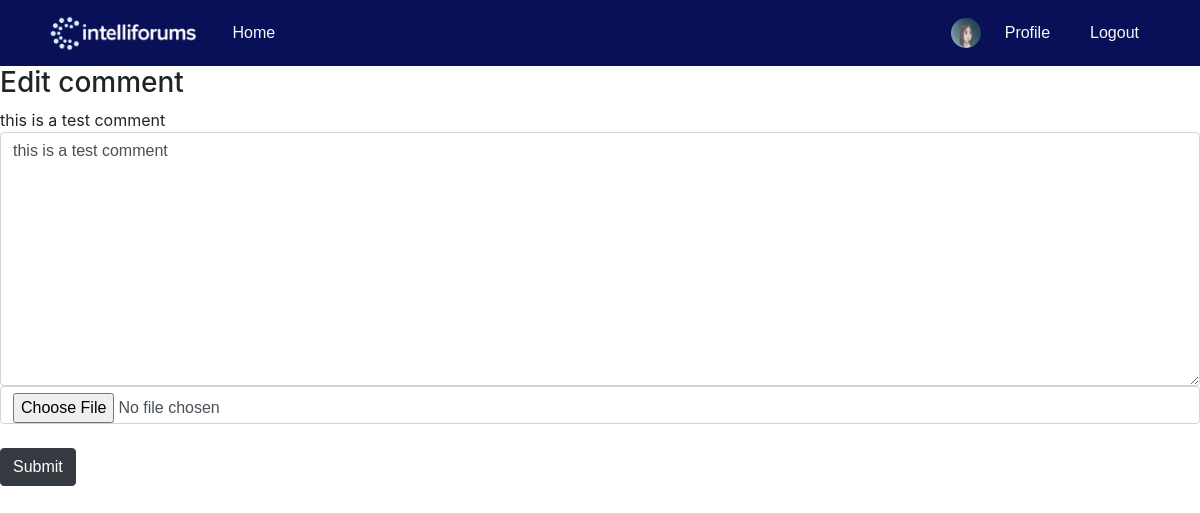
The page /edit_comment/31/20 (signed in) on the database its author committed.
### blog/models.py (models this page shows, shortened)
class User(AbstractBaseUser, PermissionsMixin):
    username = models.CharField(max_length=100, unique=True)
    picture = models.ImageField(
        upload_to='profile/',
        default='profile/blank-profile-picture-973460_128012234212.png',
        blank=True,
    )
    is_active = models.BooleanField(default=True)
    is_staff = models.BooleanField(default=False)
    is_banned = models.BooleanField(default=False)
    USERNAME_FIELD = 'username'
    objects = UserManager()

class User_UserPost(models.Model):
    user_post_ref = models.ForeignKey(UserPost, on_delete=models.CASCADE)
    user_ref = models.ForeignKey(User, on_delete=models.CASCADE)
    class Meta:
        abstract = True

class Comment(User_UserPost):
    content = models.TextField(blank=True, null=True)
    created_at = models.DateTimeField(auto_now_add=True)
    image = models.ImageField(upload_to=upload_path, blank=True, null=True)

### blog/views.py (the view)
# urls.py: path('edit_comment/<int:comment_id>/<int:user_post_id>',
def edit_comment(request, comment_id, user_post_id):
    banned_response = banned_propagator(request)
    if banned_response:
        return banned_response
    comment = get_object_or_404(Comment, id=comment_id)
    form = CommentForm(instance=comment)
    if request.method == 'POST':
        form = CommentForm(request.POST, instance=comment)
        if form.is_valid:
            form.save()
            return redirect(reverse('post_detail', args=[user_post_id, 1]))
    return render(request, 'edit_comment.html', {
        'form': form,
        'comment': comment,
        'user_post_id': user_post_id,
    })

### blog/forms.py
class CommentForm(forms.ModelForm):
    class Meta:
        model = Comment
        fields = ['content', 'image']
        widgets = {
            'content': forms.Textarea(
                attrs={
                    'class': 'form-control',
                    'placeholder': 'Enter your comment',
                }
            ),
            'image': forms.ClearableFileInput(
                attrs={
                    'class': 'form-control',
                }
            )
        }
        labels = {
            'content': 'Content',
            'image': 'Image'
        }

### blog/views.py (called while the page is built)
def banned_propagator(request):
    if request.user.is_authenticated and request.user.bans_received.exists():
        userban = request.user.bans_received.first()
        return render(request, 'banned.html', {
            'userban': userban,
        })
    return None

### blog/templates/edit_comment.html (shortened to what this page needs)
<!DOCTYPE html>
<html lang="en">
<head>
    {% load static %}
    <link rel="stylesheet" href="{% static 'blog/css/global.css' %}">
</head>
<body>
    {% include 'header.html' %}
    <h3>Edit comment</h3>
    {{ comment.content }}
    <form action="" method="post" enctype="multipart/form-data">
        {{ form.content }}
        {{ form.image }}
        <br>
        <button type="submit" class="btn btn-dark">Submit</button>
    </form>
</body>
</html>

### blog/templates/header.html (shortened to what this page needs)
<!DOCTYPE html>
<html lang="en">
<head>
    {% load static %}
    <link rel="stylesheet" href="https://cdn.jsdelivr.net/npm/bootstrap@4.1.3/dist/css/bootstrap.min.css">
    <link rel="stylesheet" href="https://cdnjs.cloudflare.com/ajax/libs/font-awesome/5.12.0-2/css/all.min.css" />
    <link rel="stylesheet" href="{% static 'blog/css/global.css' %}">
</head>
<body>
    <link rel="stylesheet" href="{% static 'blog/css/header.css' %}">
    <nav class="navbar">
        <div class="container d-flex justify-content-between align-items-center">
            <div class="d-flex align-items-center">
                <img src="{% static 'images/logo.png' %}" alt="Logo" style="max-height:50px;">
                <a class="nav-link text-light ml-3" href="/">Home</a>
            </div>
            <div class="d-flex align-items-center">
            {% if current_user %}
                {% if current_user.is_authenticated %}
                    <img src="{{ current_user.picture.url }}" alt="Profile Picture" class="profile-img" style="height:30px;width:30px;border-radius:50%;">
                    {% if current_user.is_staff %}
                    <a class="nav-link text-light ml-2" href="/adminpanel/">Admin</a>
                    {% endif %}
                    <a class="nav-link text-light ml-2" href="/profile/{{current_user.id}}">Profile</a>
                    <a class="nav-link text-light ml-2" href="{% url 'logout' %}">Logout</a>
                {% else %}
                    <a class="nav-link text-light" href="/login/">Login</a>
                    <a class="nav-link text-light ml-2" href="/register/">Register</a>
                {% endif %}
            {% else %}
                {% if user.is_authenticated %}
                    <img src="{{ user.picture.url }}" alt="Profile Picture" class="profile-img" style="height:30px;width:30px;border-radius:50%;">
                    <a class="nav-link text-light ml-2" href="/profile/{{user.id}}">Profile</a>
                    <a class="nav-link text-light ml-2" href="{% url 'logout' %}">Logout</a>
                {% else %}
                    <a class="nav-link text-light" href="/login/">Login</a>
                    <a class="nav-link text-light ml-2" href="/register/">Register</a>
                {% endif %}
            {% endif %}
            </div>
        </div>
    </nav>
</body>
</html>

### blog/static/blog/css/global.css (style rules this page uses)
* { font-family: Verdana, Geneva, Tahoma, sans-serif; }

### blog/static/blog/css/header.css (style rules this page uses)
nav { background-color: #091057; }
.profile-img { max-width: 50px !important; max-height: 50px !important; border-radius: 50% !important; }

### rows shown on the page
User: picture (picture)
Comment: content "this is a test comment"
